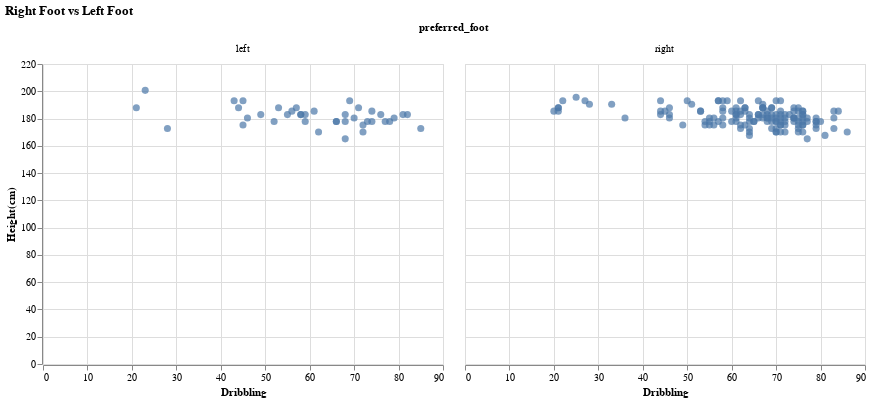

The code cell stored with this chart in its notebook:
### Code cell
base_mod5 = alt.Chart(player_mod3).mark_circle(size = 50).encode(
x = alt.X('dribbling', title = 'Dribbling'),
y = alt.Y('Height',title = 'Height(cm)')).facet('preferred_foot', title = 'Right Foot vs Left Foot')

base_mod5

### Figure 1 — Vega-Lite specification as saved in the notebook (floating-point values rounded to 4 significant figures; data arrays with more than 128 entries replaced by an {"elided": "..."} marker saying what was removed)
{"config": {"view": {"continuousWidth": 400, "continuousHeight": 300}}, "data": {"name": "data-a99ac79fa57b50049f95da5096e4f27d"}, "facet": {"field": "preferred_foot", "type": "nominal"}, "spec": {"mark": {"type": "circle", "size": 50}, "encoding": {"x": {"field": "dribbling", "title": "Dribbling", "type": "quantitative"}, "y": {"field": "Height", "title": "Height(cm)", "type": "quantitative"}}}, "title": "Right Foot vs Left Foot", "$schema": "https://vega.github.io/schema/vega-lite/v4.17.0.json", "datasets": {"data-a99ac79fa57b50049f95da5096e4f27d": {"elided": "184 records"}}}
